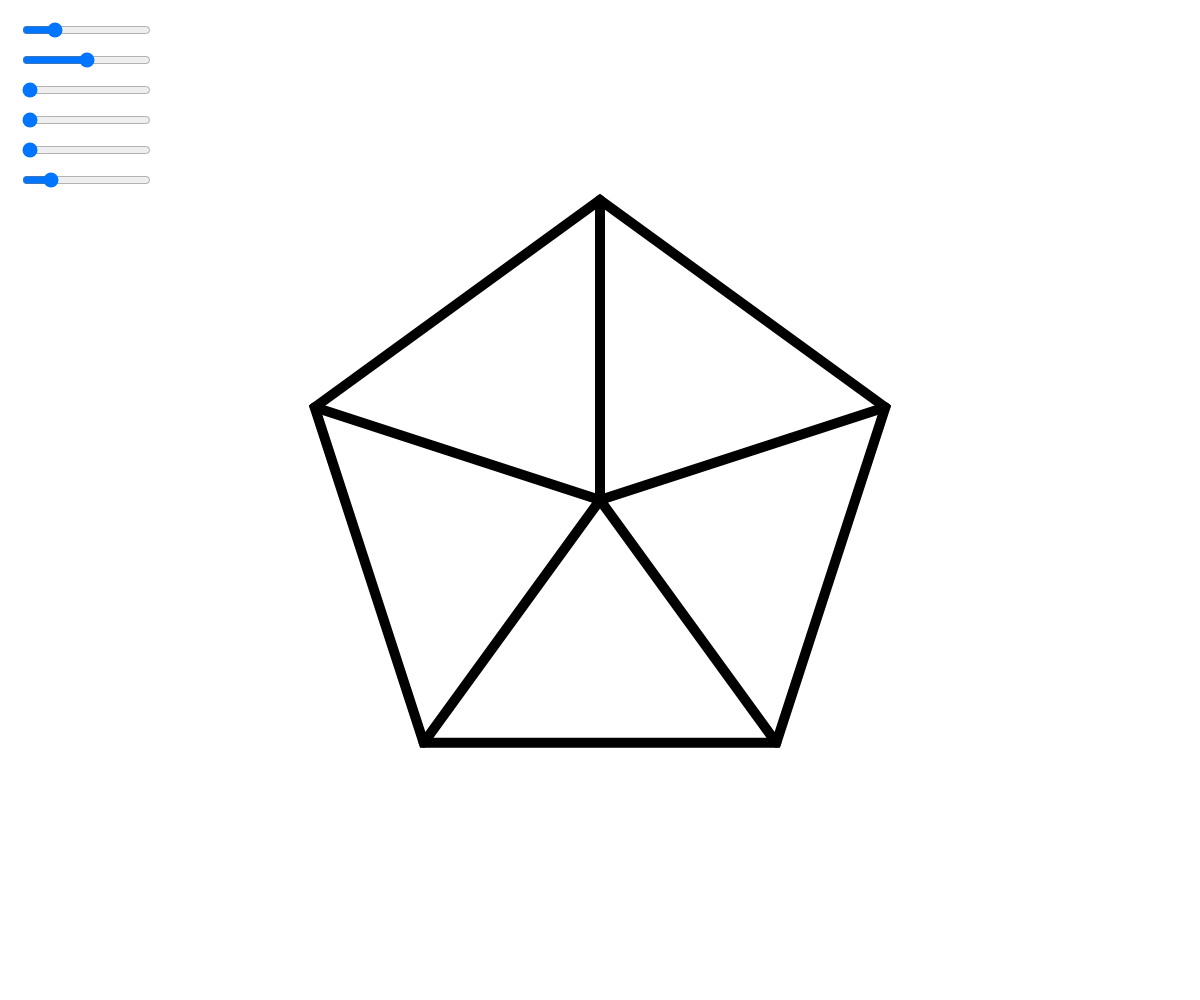
Frame 1 (no input)
Frame 2 (the mouse pressed at the canvas centre, redrawn once): identical to frame 1, image omitted

The p5.js sketch that drew this single still picture (run headless with seeded random() and noise() and a simulated clock; the mouse was pressed at the canvas centre and the sketch redrawn once):

// p5.js sketch
// ── sketch.js
let numSidesSlider;
let radiusSlider;
let offsetSlider;
let colorSlider;
let backgroundSlider;
let strokeSlider;
let strokeWeightSlider;

function setup() {
  createCanvas(windowWidth, windowHeight);
  noLoop();
  
  numSidesSlider = createSlider(3, 12, 5, 1);
  numSidesSlider.position(20, 20);
  numSidesSlider.input(update);

  radiusSlider = createSlider(10, 50, 30, 1);
  radiusSlider.position(20, 50);
  radiusSlider.input(update);
  
  colorSlider = createSlider(0, 100, 0, 1); // 0 corresponds to white
  colorSlider.position(20, 80);
  colorSlider.input(update);

  backgroundSlider = createSlider(0, 100, 0, 1); // 0 corresponds to white
  backgroundSlider.position(20, 110);
  backgroundSlider.input(update);

  strokeSlider = createSlider(0, 100, 0, 1); // 0 corresponds to white
  strokeSlider.position(20, 140);
  strokeSlider.input(update);

  strokeWeightSlider = createSlider(1, 50, 10); // 0 corresponds to white
  strokeWeightSlider.position(20, 170);
  strokeWeightSlider.input(update);

  colorMode(HSB, 100); // Set the color mode to HSV

  
}

function update() {
  redraw();
}

function draw() {
  background(255);

  let backgroundColor = backgroundSlider.value()
  let backgroundHue = map(backgroundColor, 0, 100, 0, 100);

  if (backgroundColor == 0) {background(255)}
  else if (backgroundColor == 100) {background(0)}
  else background(backgroundHue, 100, 100);

  

  let radius = radiusSlider.value() * 10;
  let numSides = numSidesSlider.value();
  let colorValue = colorSlider.value();
  let strokeValue = strokeSlider.value();
  let centerX = windowWidth / 2;
  let centerY = windowHeight / 2;

  // Calculate the angle between each vertex
  let angle = TWO_PI / numSides;
  let startAngle = -PI / 2; // 90 degrees

  // Map the color slider value to an HSB color
  let hue = map(colorValue, 0, 100, 0, 100);

  if (colorValue == 0) fill(255);
  else if (colorValue == 100) {fill(hue, Math.random() * 20, Math.random() * 20)}
  else fill(hue, 100 - Math.random() * 10, 100- Math.random() * 10);


  let strokeHue = map(strokeValue, 0, 100, 0, 100);

  if (strokeValue == 0) stroke("black");
  else if (strokeValue == 100) {stroke("white")}
  else stroke(strokeHue, 100 - Math.random() * 10, 100- Math.random() * 10);

  strokeWeight(strokeWeightSlider.value())

  
  beginShape();
  for (let i = 0; i < numSides; i++) {
    let x = centerX + radius * cos(i * angle + startAngle);
    let y = centerY + radius * sin(i * angle + startAngle);


    vertex(x, y);
  }
  endShape(CLOSE);


  for (let i = 0; i < numSides; i++) {
    let x = centerX + radius * cos(i * angle + startAngle);
    let y = centerY + radius * sin(i * angle + startAngle);

    line(x, y, centerX, centerY)

  }
  
}
